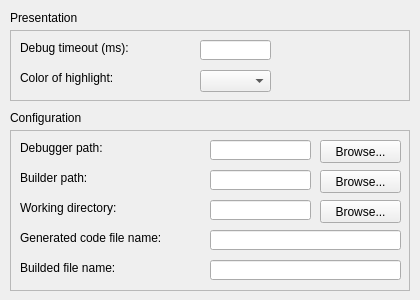
<?xml version="1.0" encoding="UTF-8"?>
<ui version="4.0">
 <class>DebuggerForm</class>
 <widget class="QWidget" name="DebuggerForm">
  <property name="geometry">
   <rect>
    <x>0</x>
    <y>0</y>
    <width>420</width>
    <height>300</height>
   </rect>
  </property>
  <property name="windowTitle">
   <string>Form</string>
  </property>
  <widget class="QFrame" name="frame_9">
   <property name="geometry">
    <rect>
     <x>10</x>
     <y>130</y>
     <width>400</width>
     <height>161</height>
    </rect>
   </property>
   <property name="frameShape">
    <enum>QFrame::StyledPanel</enum>
   </property>
   <property name="frameShadow">
    <enum>QFrame::Raised</enum>
   </property>
   <widget class="QLabel" name="label_18">
    <property name="geometry">
     <rect>
      <x>10</x>
      <y>10</y>
      <width>171</width>
      <height>16</height>
     </rect>
    </property>
    <property name="text">
     <string>Debugger path:</string>
    </property>
   </widget>
   <widget class="QLabel" name="label_21">
    <property name="geometry">
     <rect>
      <x>10</x>
      <y>40</y>
      <width>171</width>
      <height>16</height>
     </rect>
    </property>
    <property name="text">
     <string>Builder path:</string>
    </property>
   </widget>
   <widget class="QLabel" name="label_22">
    <property name="geometry">
     <rect>
      <x>10</x>
      <y>100</y>
      <width>171</width>
      <height>16</height>
     </rect>
    </property>
    <property name="text">
     <string>Generated code file name:</string>
    </property>
   </widget>
   <widget class="QLabel" name="label_23">
    <property name="geometry">
     <rect>
      <x>10</x>
      <y>130</y>
      <width>171</width>
      <height>16</height>
     </rect>
    </property>
    <property name="text">
     <string>Builded file name:</string>
    </property>
   </widget>
   <widget class="QLineEdit" name="debuggerPathLineEdit">
    <property name="geometry">
     <rect>
      <x>200</x>
      <y>10</y>
      <width>101</width>
      <height>20</height>
     </rect>
    </property>
   </widget>
   <widget class="QLineEdit" name="builderPathLineEdit">
    <property name="geometry">
     <rect>
      <x>200</x>
      <y>40</y>
      <width>101</width>
      <height>20</height>
     </rect>
    </property>
   </widget>
   <widget class="QLineEdit" name="codeFileNameLineEdit">
    <property name="geometry">
     <rect>
      <x>200</x>
      <y>100</y>
      <width>191</width>
      <height>20</height>
     </rect>
    </property>
   </widget>
   <widget class="QLineEdit" name="buildedFileNameLineEdit">
    <property name="geometry">
     <rect>
      <x>200</x>
      <y>130</y>
      <width>191</width>
      <height>20</height>
     </rect>
    </property>
   </widget>
   <widget class="QPushButton" name="browseDebPathButton">
    <property name="geometry">
     <rect>
      <x>310</x>
      <y>10</y>
      <width>81</width>
      <height>23</height>
     </rect>
    </property>
    <property name="text">
     <string>Browse...</string>
    </property>
   </widget>
   <widget class="QPushButton" name="builderPathButton">
    <property name="geometry">
     <rect>
      <x>310</x>
      <y>40</y>
      <width>81</width>
      <height>23</height>
     </rect>
    </property>
    <property name="text">
     <string>Browse...</string>
    </property>
   </widget>
   <widget class="QLabel" name="label_25">
    <property name="geometry">
     <rect>
      <x>10</x>
      <y>70</y>
      <width>171</width>
      <height>16</height>
     </rect>
    </property>
    <property name="text">
     <string>Working directory:</string>
    </property>
   </widget>
   <widget class="QLineEdit" name="workDirLineEdit">
    <property name="geometry">
     <rect>
      <x>200</x>
      <y>70</y>
      <width>101</width>
      <height>20</height>
     </rect>
    </property>
   </widget>
   <widget class="QPushButton" name="workDirPushButton">
    <property name="geometry">
     <rect>
      <x>310</x>
      <y>70</y>
      <width>81</width>
      <height>23</height>
     </rect>
    </property>
    <property name="text">
     <string>Browse...</string>
    </property>
   </widget>
  </widget>
  <widget class="QFrame" name="frame_7">
   <property name="geometry">
    <rect>
     <x>10</x>
     <y>30</y>
     <width>400</width>
     <height>71</height>
    </rect>
   </property>
   <property name="frameShape">
    <enum>QFrame::StyledPanel</enum>
   </property>
   <property name="frameShadow">
    <enum>QFrame::Raised</enum>
   </property>
   <widget class="QLabel" name="label_14">
    <property name="geometry">
     <rect>
      <x>10</x>
      <y>10</y>
      <width>171</width>
      <height>16</height>
     </rect>
    </property>
    <property name="text">
     <string>Debug timeout (ms):</string>
    </property>
   </widget>
   <widget class="QLineEdit" name="timeoutLineEdit">
    <property name="geometry">
     <rect>
      <x>190</x>
      <y>10</y>
      <width>71</width>
      <height>20</height>
     </rect>
    </property>
   </widget>
   <widget class="QLabel" name="label_15">
    <property name="geometry">
     <rect>
      <x>10</x>
      <y>40</y>
      <width>171</width>
      <height>16</height>
     </rect>
    </property>
    <property name="text">
     <string>Color of highlight:</string>
    </property>
   </widget>
   <widget class="QComboBox" name="colorComboBox">
    <property name="geometry">
     <rect>
      <x>190</x>
      <y>40</y>
      <width>71</width>
      <height>22</height>
     </rect>
    </property>
   </widget>
  </widget>
  <widget class="QLabel" name="label_16">
   <property name="geometry">
    <rect>
     <x>10</x>
     <y>10</y>
     <width>400</width>
     <height>16</height>
    </rect>
   </property>
   <property name="text">
    <string>Presentation</string>
   </property>
  </widget>
  <widget class="QLabel" name="label_24">
   <property name="geometry">
    <rect>
     <x>10</x>
     <y>110</y>
     <width>400</width>
     <height>16</height>
    </rect>
   </property>
   <property name="text">
    <string>Configuration</string>
   </property>
  </widget>
 </widget>
 <resources/>
 <connections/>
</ui>
